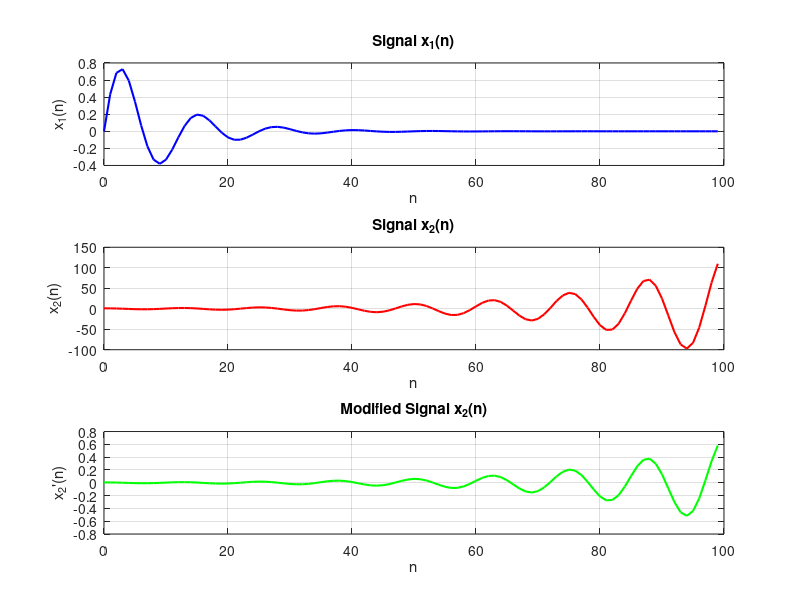

MATLAB code to generate this figure:
% ?????????
N = 100;  % ????? ????????
n = 0:N-1;

% ???????? ???????
x1 = 0.9.^n .* sin(2 * pi * 8 * n / N);  % ?????? x1(n)
x2 = (1.05).^n .* cos(2 * pi * 8 * n / N);  % ?????? x2(n)

% ?????????? ???????? x1
P_x1 = (1 / N) * sum(abs(x1).^2);
P_x1_dB = 10 * log10(P_x1);  % ??????? ???????? ? ????????

% ?????????? ???????? x2
P_x2 = (1 / N) * sum(abs(x2).^2);
P_x2_dB = 10 * log10(P_x2);  % ??????? ???????? ? ????????

% ??????????? ??????????????? ??? ????????????? ?????????
k = sqrt(P_x1 / P_x2);

% ?????????? ?????? x2
x2_modified = k * x2;

% ?????????? ???????? ??????????? x2
P_x2_modified = (1 / N) * sum(abs(x2_modified).^2);
P_x2_modified_dB = 10 * log10(P_x2_modified);  % ??????? ???????? ? ????????

% ????? ?????????
fprintf('power x1: %.2f dB\n', P_x1_dB);
fprintf('power x2: %.2f dB\n', P_x2_dB);
fprintf('power of changed x2: %.2f dB\n', P_x2_modified_dB);

% ?????????? ???????? ????????
figure;

% ?????? ??????? x1
subplot(3, 1, 1);
plot(n, x1, 'b', 'LineWidth', 1.5);
title('Signal x_1(n)');
xlabel('n');
ylabel('x_1(n)');
grid on;

% ?????? ??????? x2
subplot(3, 1, 2);
plot(n, x2, 'r', 'LineWidth', 1.5);
title('Signal x_2(n)');
xlabel('n');
ylabel('x_2(n)');
grid on;

% ?????? ??????????? ??????? x2
subplot(3, 1, 3);
plot(n, x2_modified, 'g', 'LineWidth', 1.5);
title('Modified Signal x_2(n)');
xlabel('n');
ylabel('x_2''(n)');
grid on;

% ?????????? ???????? ? PNG ????
FileName = 'Task_2_dop.png';
print('-dpng', '-opengl', '-r300', FileName);  % ????????? ??????? ??? PNG ? ??????? ???????????
